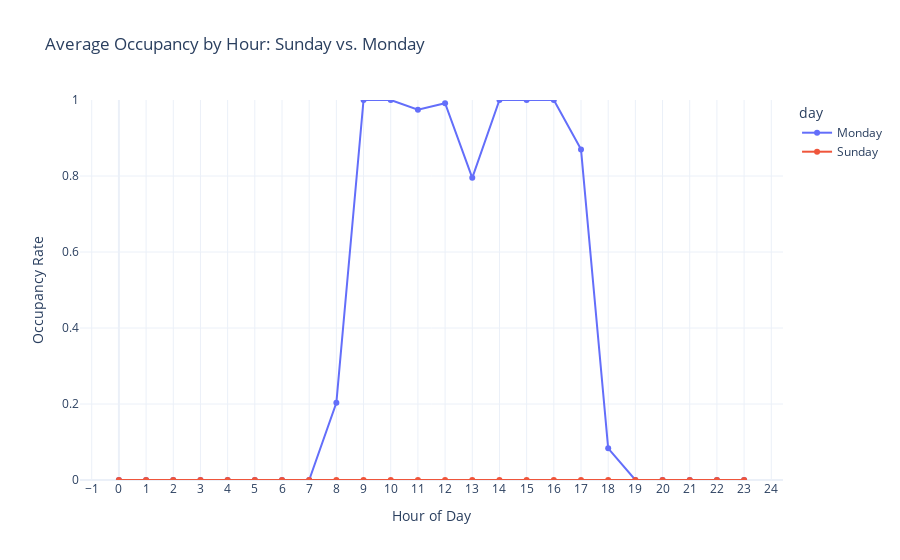

The cell this chart's notebook holds for it:
### Markdown cell above
### Compare occupancy for day-off or working day

### Code cell
# Ensure datetime format and extract hour
df['date'] = pd.to_datetime(df['date'])
df['hour'] = df['date'].dt.hour
df['day'] = df['date'].dt.day_name()

# Filter for Sunday and Monday
df_filtered = df[df['day'].isin(['Sunday', 'Monday'])]

# Group by day and hour, calculate average occupancy
occupancy_by_hour = df_filtered.groupby(['day', 'hour'])['Occupancy'].mean().reset_index()

# Plot
fig = px.line(
    occupancy_by_hour,
    x='hour',
    y='Occupancy',
    color='day',
    title='Average Occupancy by Hour: Sunday vs. Monday',
    markers=True,
    labels={'hour': 'Hour of Day', 'Occupancy': 'Occupancy Rate'}
)

fig.update_layout(
    xaxis=dict(dtick=1),
    yaxis=dict(range=[0, 1]),
    template='plotly_white'
)

fig.show()

### Figure 1 — Plotly figure (JSON) as saved in the notebook; plotly's stock layout.template omitted (floating-point values rounded to 4 significant figures)
{"data": [{"hovertemplate": "day=Monday<br>Hour of Day=%{x}<br>Occupancy Rate=%{y}<extra></extra>", "legendgroup": "Monday", "line": {"color": "#636efa", "dash": "solid"}, "marker": {"symbol": "circle"}, "mode": "lines+markers", "name": "Monday", "orientation": "v", "showlegend": true, "type": "scatter", "x": [0, 1, 2, 3, 4, 5, 6, 7, 8, 9, 10, 11, 12, 13, 14, 15, 16, 17, 18, 19, 20, 21, 22, 23], "xaxis": "x", "y": [0.0, 0.0, 0.0, 0.0, 0.0, 0.0, 0.0, 0.0, 0.2034, 1.0, 1.0, 0.9746, 0.9917, 0.7951, 1.0, 1.0, 1.0, 0.8701, 0.08333, 0.0, 0.0, 0.0, 0.0, 0.0], "yaxis": "y"}, {"hovertemplate": "day=Sunday<br>Hour of Day=%{x}<br>Occupancy Rate=%{y}<extra></extra>", "legendgroup": "Sunday", "line": {"color": "#EF553B", "dash": "solid"}, "marker": {"symbol": "circle"}, "mode": "lines+markers", "name": "Sunday", "orientation": "v", "showlegend": true, "type": "scatter", "x": [0, 1, 2, 3, 4, 5, 6, 7, 8, 9, 10, 11, 12, 13, 14, 15, 16, 17, 18, 19, 20, 21, 22, 23], "xaxis": "x", "y": [0.0, 0.0, 0.0, 0.0, 0.0, 0.0, 0.0, 0.0, 0.0, 0.0, 0.0, 0.0, 0.0, 0.0, 0.0, 0.0, 0.0, 0.0, 0.0, 0.0, 0.0, 0.0, 0.0, 0.0], "yaxis": "y"}], "layout": {"legend": {"title": {"text": "day"}, "tracegroupgap": 0}, "title": {"text": "Average Occupancy by Hour: Sunday vs. Monday"}, "xaxis": {"anchor": "y", "domain": [0, 1], "dtick": 1, "title": {"text": "Hour of Day"}}, "yaxis": {"anchor": "x", "domain": [0, 1], "range": [0, 1], "title": {"text": "Occupancy Rate"}}}}
